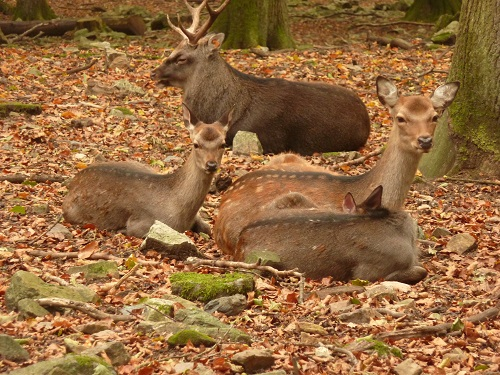
#> input picture Data/Deers.JPG, 500 x 375 px, found by its file name
$ jupyter execute 1_Contour.ipynb   (shell and % lines are left out)
#> lines starting #> are read from the running program, lines starting #| are printed output that depends on the picture; after the words box and inside, x2 and y2 are one past the last pixel; in counts of white or black regions, pixels touching at a corner belong together
[cell 1]
import cv2 as cv
from matplotlib import pyplot as plt
import numpy as np
import plotutils

[cell 2]
def cv_show(name, array):
    cv.imshow(name, array)
    cv.waitKey(0)
    cv.destroyAllWindows()

[cell 3]
### For Jupyter
def plt_show(name, array):
    plt.imshow(cv.cvtColor(array, cv.COLOR_BGR2RGB))
    plt.title(name)
    plt.show()

def plt_show_inline(name, array, num):
    ax[num].imshow(cv.cvtColor(array, cv.COLOR_BGR2RGB))
    ax[num].set_title(name)

[cell 4]
def show(name, array):
    cv_show(name, array)
    plt_show(name, array)

[cell 5]
path = 'Data/Deers.jpg'
init_img = cv.imread(path)
#> init_img is the input picture: shape (375, 500, 3); mean B, G, R 64, 106.6, 148.7
gray_img = cv.imread(path, 2)
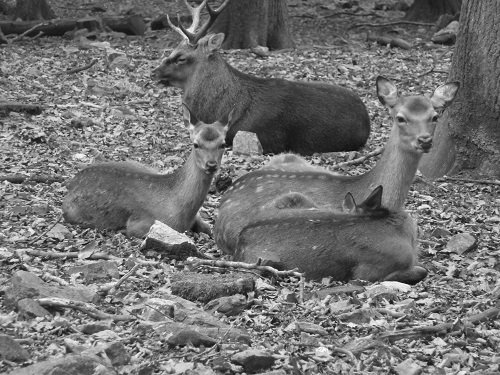
#> gray_img: shape (375, 500); min 5, max 255, mean 114.3

blank_img = np.zeros(init_img.shape[:3], dtype='uint8')
blank_img.fill(250) ## Make it white
#> blank_img: shape (375, 500, 3); every value is 250

ret, b_img = cv.threshold(gray_img, 115, 255, cv.THRESH_BINARY)
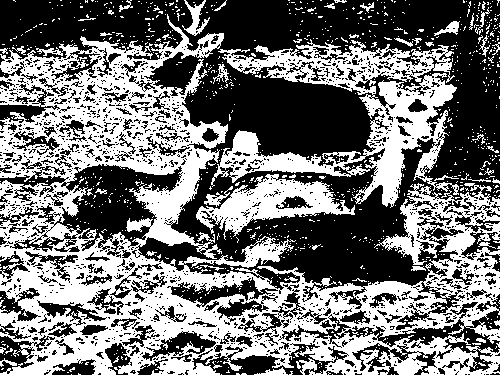
#> b_img: shape (375, 500); 45.7% white; 974 white regions (923 under 20 px)

[cell 6]
fig, ax = plt.subplots(1, 3, figsize = (23, 6))
plt_show_inline('Initial', init_img, 0)
plt_show_inline('Gray', gray_img, 1)
plt_show_inline('Binary', b_img, 2)
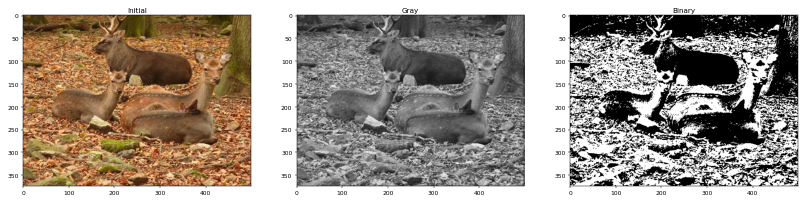
#> figure drawn by matplotlib, 3 panels

[cell 7]
contours, hierarchy = cv.findContours(b_img, cv.RETR_TREE, cv.CHAIN_APPROX_NONE)
#> contours = 3663 contours, 3297 with area under 20; largest, box (x1, y1, x2, y2) and area: (0, 14, 500, 375) 86457, (211, 39, 459, 208) 14966, (53, 163, 183, 252) 5814, (196, 174, 355, 240) 4188, (170, 276, 279, 308) 1287
image = cv.drawContours(blank_img, contours, -1, (55, 70, 220), 1)
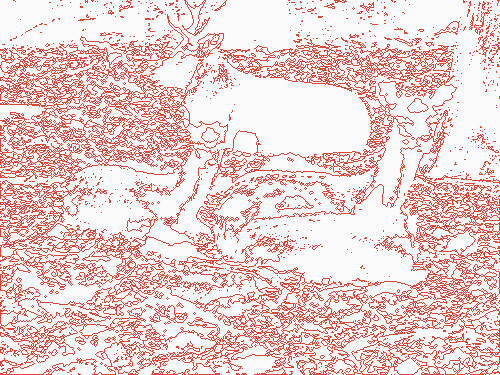
#> image: shape (375, 500, 3); mean of channels 0, 1, 2 208, 211.2, 243.5; drawn as B, G, R

[cell 8]
show('Contours', image)

[cell 9]
print(len(contours), 'contours found!')
#| 3663 contours found!
